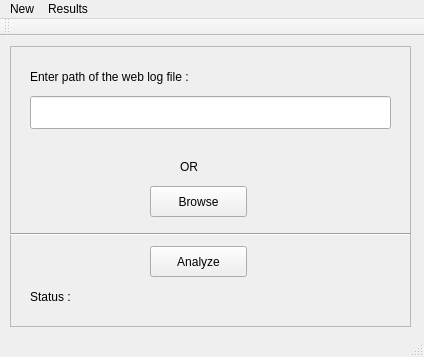
<?xml version="1.0" encoding="UTF-8"?>
<ui version="4.0">
 <class>WebAnalytics</class>
 <widget class="QMainWindow" name="WebAnalytics">
  <property name="geometry">
   <rect>
    <x>0</x>
    <y>0</y>
    <width>424</width>
    <height>357</height>
   </rect>
  </property>
  <property name="windowTitle">
   <string>WebAnalytics</string>
  </property>
  <widget class="QWidget" name="centralWidget">
   <widget class="QFrame" name="frame">
    <property name="geometry">
     <rect>
      <x>10</x>
      <y>10</y>
      <width>401</width>
      <height>281</height>
     </rect>
    </property>
    <property name="frameShape">
     <enum>QFrame::StyledPanel</enum>
    </property>
    <property name="frameShadow">
     <enum>QFrame::Raised</enum>
    </property>
    <widget class="QLineEdit" name="lineEdit">
     <property name="geometry">
      <rect>
       <x>20</x>
       <y>50</y>
       <width>361</width>
       <height>33</height>
      </rect>
     </property>
    </widget>
    <widget class="QLabel" name="label">
     <property name="geometry">
      <rect>
       <x>20</x>
       <y>20</y>
       <width>351</width>
       <height>21</height>
      </rect>
     </property>
     <property name="text">
      <string>Enter path of the web log file :</string>
     </property>
    </widget>
    <widget class="QLabel" name="label_2">
     <property name="geometry">
      <rect>
       <x>170</x>
       <y>110</y>
       <width>61</width>
       <height>21</height>
      </rect>
     </property>
     <property name="text">
      <string>OR</string>
     </property>
    </widget>
    <widget class="QPushButton" name="pushButton">
     <property name="geometry">
      <rect>
       <x>140</x>
       <y>140</y>
       <width>97</width>
       <height>31</height>
      </rect>
     </property>
     <property name="text">
      <string>Browse</string>
     </property>
    </widget>
    <widget class="QPushButton" name="pushButton_2">
     <property name="geometry">
      <rect>
       <x>140</x>
       <y>200</y>
       <width>97</width>
       <height>31</height>
      </rect>
     </property>
     <property name="text">
      <string>Analyze</string>
     </property>
    </widget>
    <widget class="QLabel" name="label_3">
     <property name="geometry">
      <rect>
       <x>20</x>
       <y>240</y>
       <width>65</width>
       <height>21</height>
      </rect>
     </property>
     <property name="text">
      <string>Status :</string>
     </property>
    </widget>
    <widget class="QLabel" name="label_4">
     <property name="geometry">
      <rect>
       <x>80</x>
       <y>240</y>
       <width>301</width>
       <height>21</height>
      </rect>
     </property>
     <property name="text">
      <string/>
     </property>
    </widget>
    <widget class="Line" name="line">
     <property name="geometry">
      <rect>
       <x>0</x>
       <y>180</y>
       <width>401</width>
       <height>16</height>
      </rect>
     </property>
     <property name="orientation">
      <enum>Qt::Horizontal</enum>
     </property>
    </widget>
   </widget>
  </widget>
  <widget class="QToolBar" name="mainToolBar">
   <attribute name="toolBarArea">
    <enum>TopToolBarArea</enum>
   </attribute>
   <attribute name="toolBarBreak">
    <bool>false</bool>
   </attribute>
  </widget>
  <widget class="QStatusBar" name="statusBar"/>
  <widget class="QMenuBar" name="menuBar">
   <property name="geometry">
    <rect>
     <x>0</x>
     <y>0</y>
     <width>424</width>
     <height>27</height>
    </rect>
   </property>
   <widget class="QMenu" name="menuNew">
    <property name="title">
     <string>New</string>
    </property>
    <addaction name="actionAnalysis"/>
   </widget>
   <widget class="QMenu" name="menuResults">
    <property name="title">
     <string>Results</string>
    </property>
    <addaction name="actionList_of_Domains"/>
    <addaction name="actionVisitor_Frequency"/>
   </widget>
   <addaction name="menuNew"/>
   <addaction name="menuResults"/>
  </widget>
  <action name="actionAnalysis">
   <property name="text">
    <string>Analysis</string>
   </property>
  </action>
  <action name="actionList_of_Domains">
   <property name="text">
    <string>List of Domains</string>
   </property>
  </action>
  <action name="actionVisitor_Frequency">
   <property name="text">
    <string>Visitor Frequency</string>
   </property>
  </action>
 </widget>
 <layoutdefault spacing="6" margin="11"/>
 <resources/>
 <connections/>
</ui>
